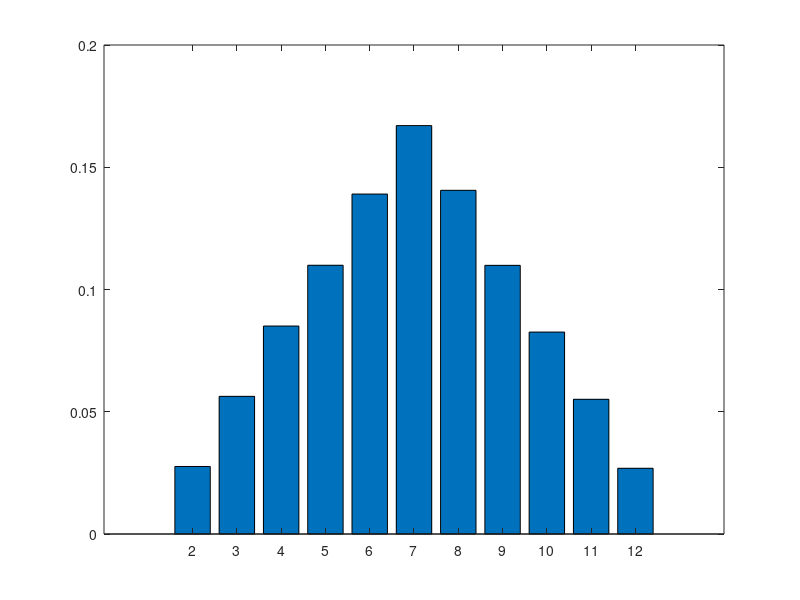

Reproduce this figure in MATLAB. (Note: this script raises an error after producing the figure.)
a=rand(5,5)
b=randi([5,10],1,5)
c=randn(3,3)
d=randperm(2)



rng(10000000);
e=randi(100,3,3)


x=(10*randn(3,3))+50



num=[13,23,4,5]
y=[0.2,0.1,0.5,0.6]




%------User_Input-------%
s_d=2;
s_s=12;
buff_=zeros(s_d-1,s_s-1);
N=100000;
%-----------------------%


%-----compute-----------------------------------%
for (i=1:N)
    cnt_1=randi(6,1);
    cnt_2=randi(6,1);
    buff_(cnt_1+cnt_2-1)=buff_(cnt_1+cnt_2-1)+1;
end
%-----------------------------------------------%


%----display-------%
figure;
bar([2:12],buff_/N);
%------------------%


%------User_Input-------%
s_d=3;
s_s=18;
buff_=zeros(s_d-1,s_s-1);
N=100000;
%-----------------------%


%-----compute-----------------------------------%
for (i=1:N)
    cnt_1=randi(6,1);
    cnt_2=randi(6,1);
    cnt_3=randi(6,1);
    buff_(cnt_1+cnt_2-1)=buff_(cnt_1+cnt_2-1)+1;
end
%-----------------------------------------------%


%----display-------%
figure;
bar([2:12],buff_/N);
%------------------%
